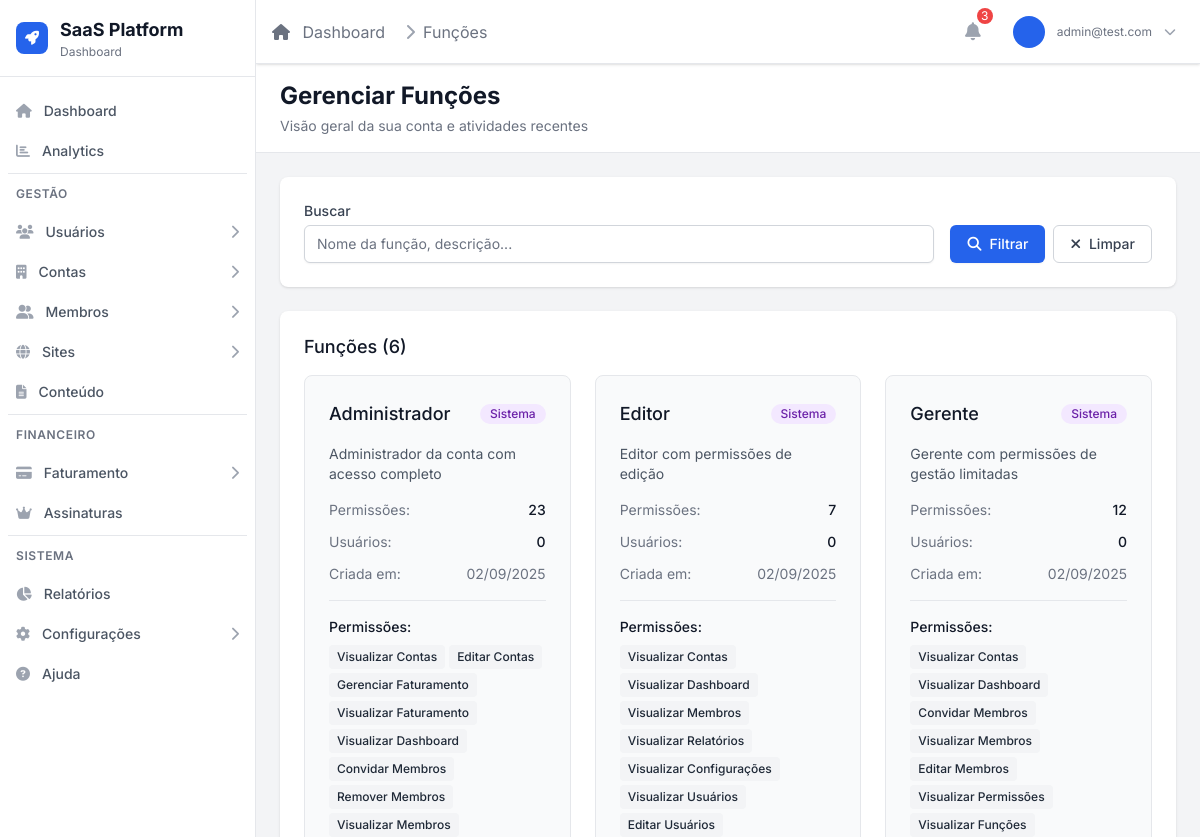
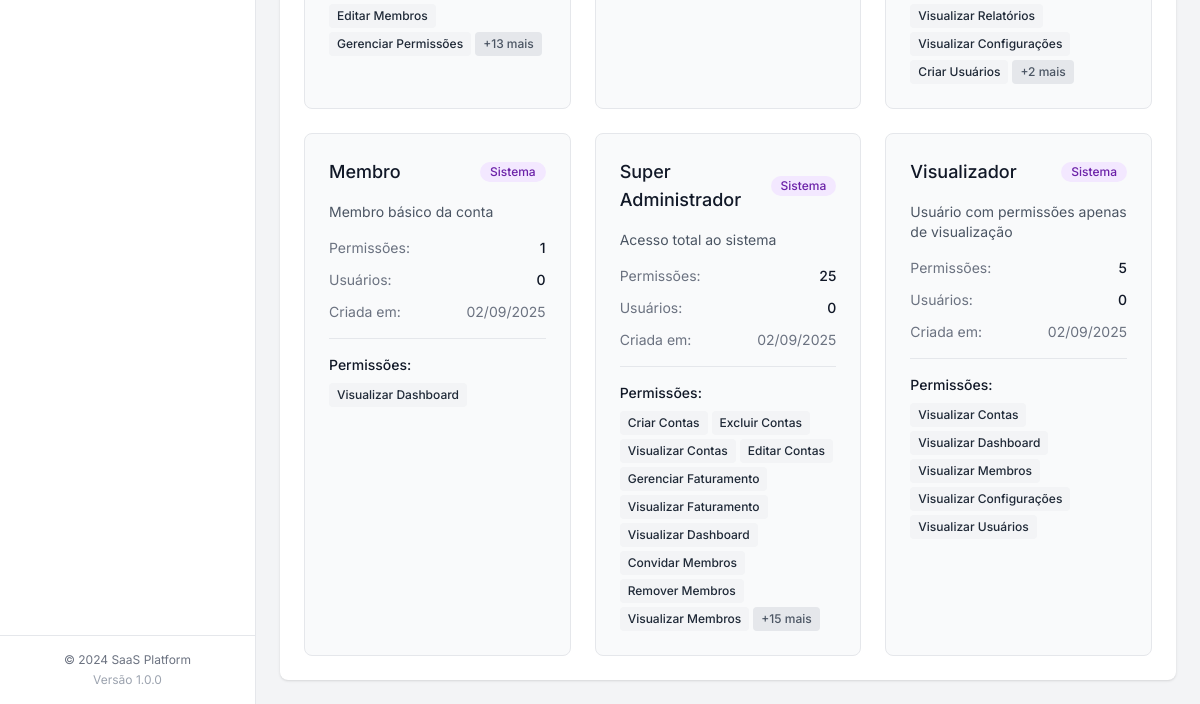
/admin-panel/roles/ (signed in), run on an earlier commit of the app's database (2 pictures, top to bottom).
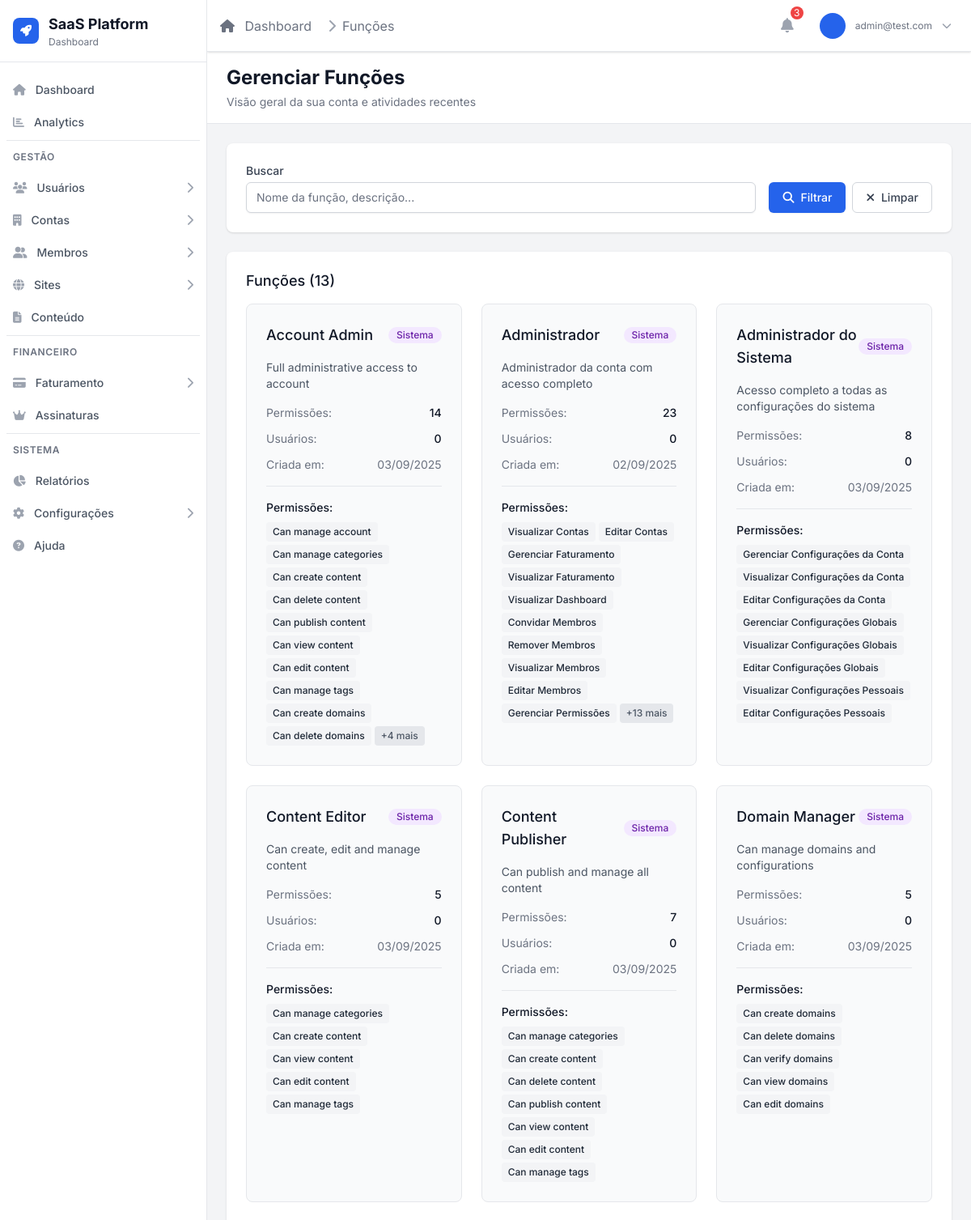
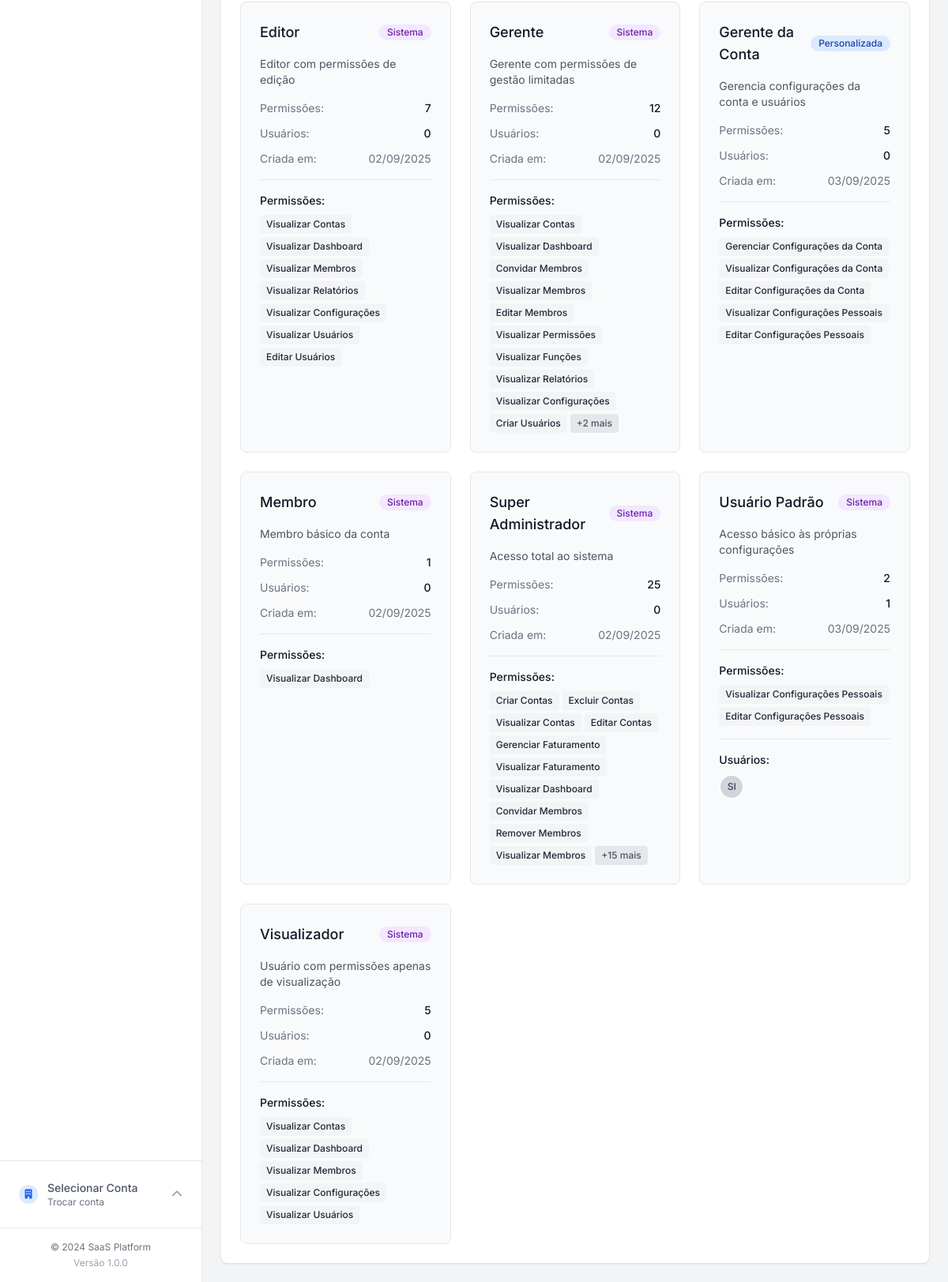
And on a later commit of the database (2 pictures, top to bottom).
### permissions/models.py (models this page shows, shortened)
class Role(models.Model):
    ROLE_TYPES = [
        ('system', 'Sistema'),
        ('account', 'Conta'),
        ('custom', 'Personalizada'),
    ]
    id = models.UUIDField(primary_key=True, default=uuid.uuid4, editable=False)
    name = models.CharField('Nome', max_length=100)
    codename = models.CharField('Código', max_length=100, unique=True)
    description = models.TextField('Descrição', blank=True)
    role_type = models.CharField(
        'Tipo de Função',
        max_length=20,
        choices=ROLE_TYPES,
        default='custom'
    )
    permissions = models.ManyToManyField(
        Permission,
        through='RolePermission',
        related_name='roles',
        verbose_name='Permissões'
    )
    account = models.ForeignKey(
        'accounts.Account',
        on_delete=models.CASCADE,
        null=True,
        blank=True,
        related_name='roles',
        verbose_name='Conta'
    )
    parent_role = models.ForeignKey(
        'self',
        on_delete=models.CASCADE,
        null=True,
        blank=True,
        related_name='child_roles',
        verbose_name='Função Pai'
    )
    priority = models.PositiveIntegerField('Prioridade', default=0)
    is_active = models.BooleanField('Ativo', default=True)
    is_system = models.BooleanField('Função do Sistema', default=False)
    created_at = models.DateTimeField('Criado em', auto_now_add=True)
    updated_at = models.DateTimeField('Atualizado em', auto_now=True)
    class Meta:
        verbose_name = 'Função'
        verbose_name_plural = 'Funções'
        ordering = ['-priority', 'name']
        unique_together = [['name', 'account']]
        indexes = [
            models.Index(fields=['codename']),
            models.Index(fields=['role_type']),
            models.Index(fields=['account']),
            models.Index(fields=['priority']),
        ]

class Permission(models.Model):
    PERMISSION_TYPES = [
        ('create', 'Criar'),
        ('read', 'Visualizar'),
        ('update', 'Editar'),
        ('delete', 'Excluir'),
        ('manage', 'Gerenciar'),
        ('admin', 'Administrar'),
    ]
    id = models.UUIDField(primary_key=True, default=uuid.uuid4, editable=False)
    name = models.CharField('Nome', max_length=100, unique=True)
    codename = models.CharField('Código', max_length=100, unique=True)
    description = models.TextField('Descrição', blank=True)
    permission_type = models.CharField(
        'Tipo de Permissão',
        max_length=20,
        choices=PERMISSION_TYPES,
        default='read'
    )
    resource = models.CharField('Recurso', max_length=100)
    content_type = models.ForeignKey(
        ContentType,
        on_delete=models.CASCADE,
        null=True,
        blank=True,
        verbose_name='Tipo de Conteúdo',
        related_name='custom_permissions'
    )
    category = models.CharField('Categoria', max_length=50, default='general')
    is_active = models.BooleanField('Ativo', default=True)
    created_at = models.DateTimeField('Criado em', auto_now_add=True)
    updated_at = models.DateTimeField('Atualizado em', auto_now=True)
    class Meta:
        verbose_name = 'Permissão'
        verbose_name_plural = 'Permissões'
        ordering = ['category', 'resource', 'permission_type']
        indexes = [
            models.Index(fields=['codename']),
            models.Index(fields=['resource']),
            models.Index(fields=['category']),
            models.Index(fields=['permission_type']),
        ]

class UserRole(models.Model):
    STATUS_CHOICES = [
        ('active', 'Ativo'),
        ('inactive', 'Inativo'),
        ('suspended', 'Suspenso'),
        ('expired', 'Expirado'),
    ]
    id = models.UUIDField(primary_key=True, default=uuid.uuid4, editable=False)
    user = models.ForeignKey(
        settings.AUTH_USER_MODEL,
        on_delete=models.CASCADE,
        related_name='user_roles',
        verbose_name='Usuário'
    )
    role = models.ForeignKey(
        Role,
        on_delete=models.CASCADE,
        related_name='user_roles',
        verbose_name='Função'
    )
    account = models.ForeignKey(
        'accounts.Account',
        on_delete=models.CASCADE,
        null=True,
        blank=True,
        related_name='user_roles',
        verbose_name='Conta'
    )
    status = models.CharField(
        'Status',
        max_length=20,
        choices=STATUS_CHOICES,
        default='active'
    )
    valid_from = models.DateTimeField('Válido de', null=True, blank=True)
    valid_until = models.DateTimeField('Válido até', null=True, blank=True)
    assigned_by = models.ForeignKey(
        settings.AUTH_USER_MODEL,
        on_delete=models.SET_NULL,
        null=True,
        blank=True,
        related_name='assigned_roles',
        verbose_name='Atribuído por'
    )
    created_at = models.DateTimeField('Criado em', auto_now_add=True)
    updated_at = models.DateTimeField('Atualizado em', auto_now=True)
    class Meta:
        verbose_name = 'Função do Usuário'
        verbose_name_plural = 'Funções dos Usuários'
        unique_together = ['user', 'role', 'account']
        ordering = ['-created_at']
        indexes = [
            models.Index(fields=['user', 'status']),
            models.Index(fields=['role', 'status']),
            models.Index(fields=['account', 'status']),
            models.Index(fields=['valid_from', 'valid_until']),
        ]

### users/models.py (models this page shows, shortened)
class User(AbstractUser):
    STATUS_CHOICES = [
        ('active', _('Ativo')),
        ('inactive', _('Inativo')),
        ('pending', _('Pendente')),
        ('suspended', _('Suspenso')),
    ]
    USER_TYPE_CHOICES = [
        ('user', _('Usuário Comum')),
        ('admin', _('Administrador')),
        ('superadmin', _('Super Administrador')),
    ]
    email = models.EmailField(_('Email'), unique=True)
    phone = models.CharField(_('Telefone'), max_length=20, blank=True, null=True)
    avatar = models.ImageField(
        _('Avatar'),
        upload_to='avatars/',
        blank=True,
        null=True,
        help_text=_('Imagem de perfil do usuário')
    )
    status = models.CharField(
        _('Status'),
        max_length=20,
        choices=STATUS_CHOICES,
        default='active'
    )
    user_type = models.CharField(
        _('Tipo de Usuário'),
        max_length=20,
        choices=USER_TYPE_CHOICES,
        default='user'
    )
    created_at = models.DateTimeField(_('Criado em'), auto_now_add=True)
    updated_at = models.DateTimeField(_('Atualizado em'), auto_now=True)
    last_login_ip = models.GenericIPAddressField(
        _('Último IP de login'),
        blank=True,
        null=True
    )
    email_verified = models.BooleanField(_('Email verificado'), default=False)
    phone_verified = models.BooleanField(_('Telefone verificado'), default=False)
    failed_login_attempts = models.PositiveIntegerField(
        _('Tentativas de login falhadas'),
        default=0
    )
    locked_until = models.DateTimeField(
        _('Bloqueado até'),
        blank=True,
        null=True
    )
    is_deleted = models.BooleanField(
        _('Deletado'),
        default=False,
        help_text=_('Indica se o usuário foi deletado (soft delete)')
    )
    deleted_at = models.DateTimeField(
        _('Deletado em'),
        blank=True,
        null=True
    )
    USERNAME_FIELD = 'email'
    REQUIRED_FIELDS = ['username', 'first_name', 'last_name']
    objects = UserManager()  # Manager padrão que filtra usuários não deletados
    all_objects = models.Manager()  # Manager que retorna todos os usuários
    class Meta:
        verbose_name = _('Usuário')
        verbose_name_plural = _('Usuários')
        ordering = ['-created_at']
    def get_full_name(self):
        return f"{self.first_name} {self.last_name}".strip() or self.username
    def delete(self, *args, **kwargs):
        """Override do delete padrão para usar soft delete"""
        self.soft_delete()

### admin_panel/views.py (the view)
# urls.py: path('roles/', views.roles_list, name='roles_list'),
@login_required
def roles_list(request):
    if not request.user.is_staff:
        raise PermissionDenied('Você não tem permissão para acessar o painel administrativo.')
    roles = Role.objects.select_related('account').prefetch_related('permissions').order_by('name')
    search = request.GET.get('search', '')
    role_type = request.GET.get('type', '')
    account_id = request.GET.get('account', '')
    if search:
        roles = roles.filter(Q(name__icontains=search) | Q(description__icontains=search))
    if role_type:
        roles = roles.filter(role_type=role_type)
    if account_id:
        roles = roles.filter(account_id=account_id)
    paginator = Paginator(roles, 25)
    page_number = request.GET.get('page')
    page_obj = paginator.get_page(page_number)
    accounts = Account.objects.filter(status='active').order_by('name')
    context = {
        'page_obj': page_obj,
        'search': search,
        'role_type': role_type,
        'account_id': account_id,
        'accounts': accounts,
        'type_choices': Role.ROLE_TYPES,
    }
    return render(request, 'admin_panel/roles/list.html', context)

### users/models.py (called while the page is built)
    def get_queryset(self):
        return super().get_queryset().filter(is_deleted=False)

### templates/admin_panel/roles/list.html (shortened to what the changed rows need)
{% extends 'dashboard/base_dashboard.html' %}
{% load static %}
{% block page_title %}Gerenciar Funções{% endblock %}
{% block dashboard_content %}
<div class="space-y-6">
    <div class="bg-white dark:bg-gray-800 shadow rounded-lg">
        <div class="px-4 py-5 sm:p-6">
            <div class="flex items-center justify-between mb-4">
                <h3 class="text-lg leading-6 font-medium text-gray-900 dark:text-white">
                    Funções ({{ page_obj.paginator.count }})
                </h3>
            </div>
            <div class="grid grid-cols-1 md:grid-cols-2 lg:grid-cols-3 gap-6">
                {% for role in page_obj %}
                <div class="bg-gray-50 dark:bg-gray-700 rounded-lg p-6 border border-gray-200 dark:border-gray-600">
                    <div class="flex items-center justify-between mb-4">
                        <h4 class="text-lg font-medium text-gray-900 dark:text-white">
                            {{ role.name }}
                        </h4>
                        <span class="inline-flex items-center px-2.5 py-0.5 rounded-full text-xs font-medium
                            {% if role.is_system %}bg-purple-100 text-purple-800 dark:bg-purple-800 dark:text-purple-100
                            {% else %}bg-blue-100 text-blue-800 dark:bg-blue-800 dark:text-blue-100{% endif %}">
                            {% if role.is_system %}Sistema{% else %}Personalizada{% endif %}
                        </span>
                    </div>
                    {% if role.description %}
                    <p class="text-sm text-gray-600 dark:text-gray-400 mb-4">
                        {{ role.description }}
                    </p>
                    {% endif %}
                    <div class="space-y-3">
                        <div class="flex items-center justify-between text-sm">
                            <span class="text-gray-500 dark:text-gray-400">Permissões:</span>
                            <span class="font-medium text-gray-900 dark:text-white">
                                {{ role.permissions.count }}
                            </span>
                        </div>
                        <div class="flex items-center justify-between text-sm">
                            <span class="text-gray-500 dark:text-gray-400">Usuários:</span>
                            <span class="font-medium text-gray-900 dark:text-white">
                                {{ role.user_roles.count }}
                            </span>
                        </div>
                        <div class="flex items-center justify-between text-sm">
                            <span class="text-gray-500 dark:text-gray-400">Criada em:</span>
                            <span class="text-gray-500 dark:text-gray-400">
                                {{ role.created_at|date:"d/m/Y" }}
                            </span>
                        </div>
                    </div>
                    {% if role.permissions.exists %}
                    <div class="mt-4 pt-4 border-t border-gray-200 dark:border-gray-600">
                        <h5 class="text-sm font-medium text-gray-900 dark:text-white mb-2">Permissões:</h5>
                        <div class="flex flex-wrap gap-1">
                            {% for permission in role.permissions.all|slice:":10" %}
                            <span class="inline-flex items-center px-2 py-1 rounded text-xs font-medium bg-gray-100 text-gray-800 dark:bg-gray-600 dark:text-gray-200">
                                {{ permission.name }}
                            </span>
                            {% endfor %}
                            {% if role.permissions.count > 10 %}
                            <span class="inline-flex items-center px-2 py-1 rounded text-xs font-medium bg-gray-200 text-gray-600 dark:bg-gray-500 dark:text-gray-300">
                                +{{ role.permissions.count|add:"-10" }} mais
                            </span>
                            {% endif %}
                        </div>
                    </div>
                    {% endif %}
                    {% if role.user_roles.exists %}
                    <div class="mt-4 pt-4 border-t border-gray-200 dark:border-gray-600">
                        <h5 class="text-sm font-medium text-gray-900 dark:text-white mb-2">Usuários:</h5>
                        <div class="flex -space-x-2">
                            {% for user_role in role.user_roles.all|slice:":5" %}
                            <div class="relative">
                                {% if user_role.user.avatar %}
                                <img class="h-8 w-8 rounded-full border-2 border-white dark:border-gray-700"
                                     src="{{ user_role.user.avatar.url }}"
                                     alt="{{ user_role.user.get_full_name }}"
                                     title="{{ user_role.user.get_full_name|default:user_role.user.email }}">
                                {% else %}
                                <div class="h-8 w-8 rounded-full border-2 border-white dark:border-gray-700 bg-gray-300 dark:bg-gray-600 flex items-center justify-center"
                                     title="{{ user_role.user.get_full_name|default:user_role.user.email }}">
                                    <span class="text-xs font-medium text-gray-700 dark:text-gray-300">
                                        {{ user_role.user.first_name|first|upper }}{{ user_role.user.last_name|first|upper }}
                                    </span>
                                </div>
                                {% endif %}
                            </div>
                            {% endfor %}
                        </div>
                    </div>
                    {% endif %}
                </div>
                {% empty %}
                <div class="col-span-full text-center py-12">
                    <i class="fas fa-user-tag text-4xl text-gray-400 dark:text-gray-500 mb-4"></i>
                    <p class="text-sm text-gray-500 dark:text-gray-400">Nenhuma função encontrada.</p>
                </div>
                {% endfor %}
            </div>
        </div>
    </div>
</div>
{% endblock %}

What changed in the data, as far as the page shows it:
added Role: name "Account Admin", is_system "Sistema", description "Full administrative access to account", permissions.count "14", user_roles.count "0", created_at "03/09/2025", permissions.count|add "4"
added Permission: name "Can manage account", shown under "Account Admin"
added Permission: name "Can manage categories"
added Permission: name "Can create content"
added Permission: name "Can delete content"
added Permission: name "Can publish content"
added Permission: name "Can view content"
added Permission: name "Can edit content"
added Permission: name "Can manage tags"
added Permission: name "Can create domains"
added Permission: name "Can delete domains"
added Role: name "Administrador do Sistema", is_system "Sistema", description "Acesso completo a todas as configurações do sistema", permissions.count "8", user_roles.count "0", created_at "03/09/2025"
added Permission: name "Gerenciar Configurações da Conta"
added Permission: name "Visualizar Configurações da Conta"
added Permission: name "Editar Configurações da Conta"
added Permission: name "Gerenciar Configurações Globais", shown under "Administrador do Sistema"
added Permission: name "Visualizar Configurações Globais", shown under "Administrador do Sistema"
added Permission: name "Editar Configurações Globais", shown under "Administrador do Sistema"
added Permission: name "Visualizar Configurações Pessoais"
added Permission: name "Editar Configurações Pessoais"
added Role: name "Content Editor", is_system "Sistema", description "Can create, edit and manage content", permissions.count "5", user_roles.count "0", created_at "03/09/2025"
added Role: name "Content Publisher", is_system "Sistema", description "Can publish and manage all content", permissions.count "7", user_roles.count "0", created_at "03/09/2025"
added Role: name "Domain Manager", is_system "Sistema", description "Can manage domains and configurations", permissions.count "5", user_roles.count "0", created_at "03/09/2025"
added Permission: name "Can verify domains", shown under "Domain Manager"
added Permission: name "Can view domains", shown under "Domain Manager"
added Permission: name "Can edit domains", shown under "Domain Manager"
added Role: name "Gerente da Conta", is_system "Personalizada", description "Gerencia configurações da conta e usuários", permissions.count "5", user_roles.count "0", created_at "03/09/2025"
added Role: name "Usuário Padrão", is_system "Sistema", description "Acesso básico às próprias configurações", permissions.count "2", user_roles.count "1", created_at "03/09/2025"
added UserRole: user.first_name|first "S", user.last_name|first "I"
Also different on the page:
{{ page_obj.paginator.count }}: "6" → "13"
text now shown: "Selecionar Conta Trocar conta"
